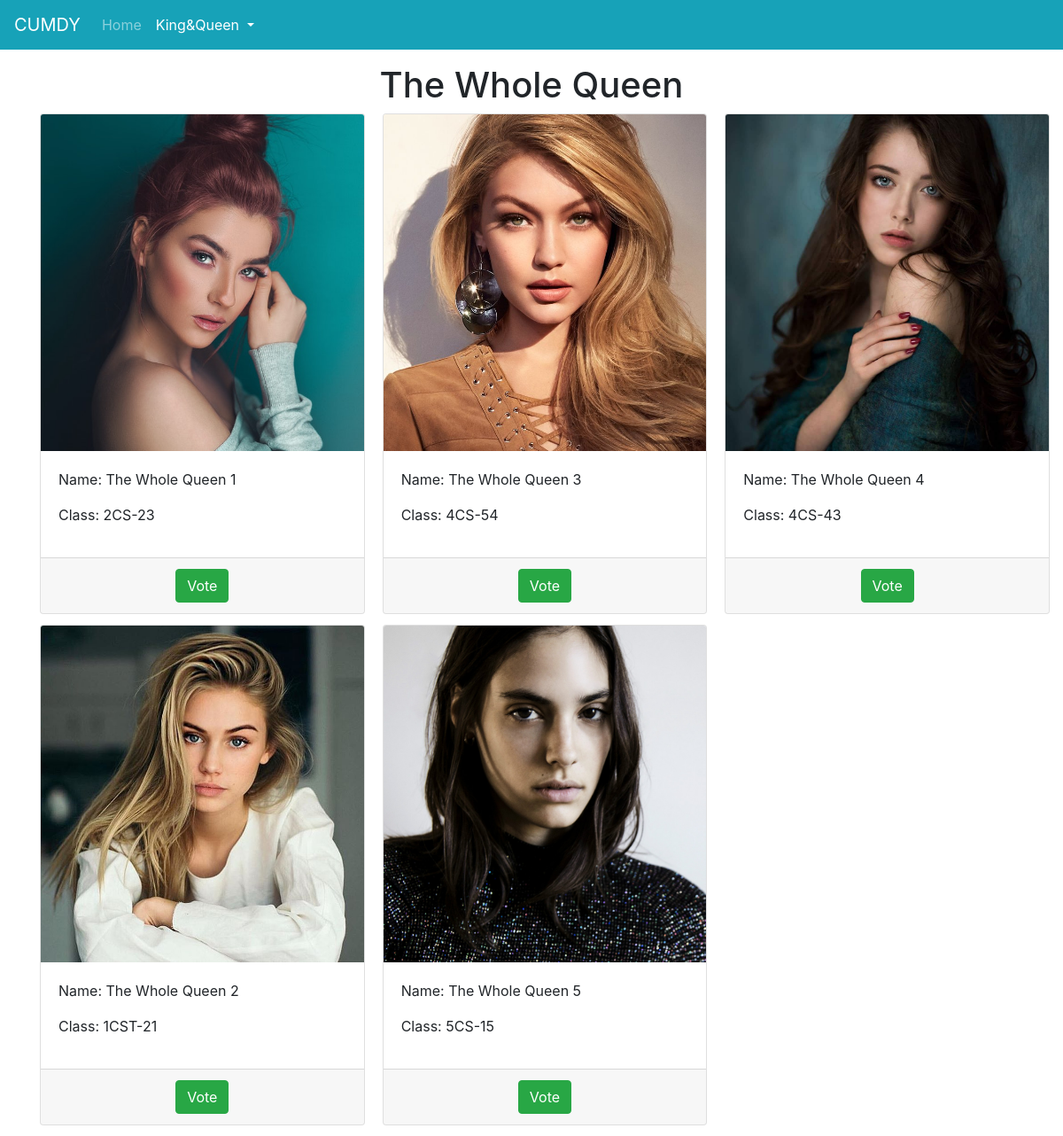
Screenshot of /thewhole_queen/ with the database file from the repository.
### king_queen/models.py (models this page shows, shortened)
class TheWhole(models.Model):
    GENDER = (
        ('King','King'),
        ('Queen','Queen')
    )
    name = models.CharField(max_length=200)
    img = models.ImageField(upload_to='kingqueenIMG')
    gender = models.CharField(max_length=5,choices=GENDER,default='King')
    current_class = models.CharField(max_length=10,help_text="(eg. 1CST-12,A ...)")
    votes = models.PositiveIntegerField(default=0)

### king_queen/views.py (the view)
# urls.py: path('thewhole_queen/',views.TheWholeQueenListView.as_view(),name="thewholequeen"),
class TheWholeQueenListView(ListView):
    model = TheWhole
    template_name = 'king_queen/thewholequeen_list.html'
    context_object_name = 't_queens'
    def get_queryset(self):
        return TheWhole.objects.filter(gender='Queen')
    def get_context_data(self, **kwargs):
        context = super().get_context_data(**kwargs)
        context['section'] = 'active'
        return context

### king_queen/templates/king_queen/thewholequeen_list.html (shortened to what this page needs)
{% extends "base.html" %}
{% load static %}
{% block content %}
<div class="container">
    <h1 class="text-center">The Whole Queen</h1>
    <div class="card-deck">
        <div class="card-group">
            <div class="card-columns">
                {% for user in t_queens %}
                <div class="card">
                <img style="object-fit: cover;" class="card-img-top" src="{{ user.img.url }}" alt="image" width="100px" height="380px">
                <div class="card-body">
                    <p class="card-text">Name: {{user.name}}</p>
                    <p class="card-text">Class: {{user.current_class}}</p>
                </div>
                <div class="card-footer text-center">
                    <a href="/thewhole_queen/{{user.id}}/" class="btn btn-success">Vote</a>
                </div>
                </div>
                {% endfor %}
            </div>
        </div>
    </div>
</div>
{% endblock %}

### rows the page displays
TheWhole: img (picture), name "The Whole Queen 1", current_class "2CS-23"
TheWhole: img (picture), name "The Whole Queen 2", current_class "1CST-21"
TheWhole: img (picture), name "The Whole Queen 3", current_class "4CS-54"
TheWhole: img (picture), name "The Whole Queen 5", current_class "5CS-15"
TheWhole: img (picture), name "The Whole Queen 4", current_class "4CS-43"
